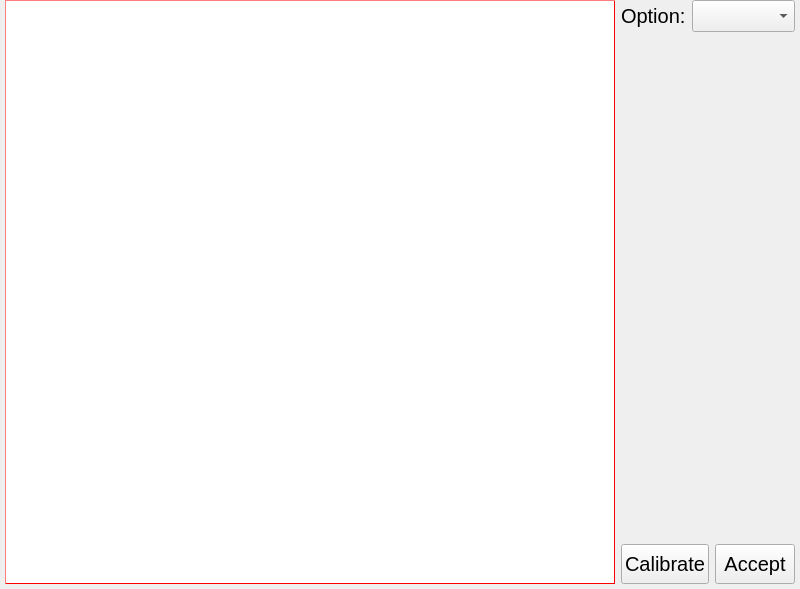
<?xml version="1.0" encoding="UTF-8"?>
<ui version="4.0">
 <class>CalibrationWidget</class>
 <widget class="QWidget" name="CalibrationWidget">
  <property name="geometry">
   <rect>
    <x>0</x>
    <y>0</y>
    <width>800</width>
    <height>589</height>
   </rect>
  </property>
  <property name="sizePolicy">
   <sizepolicy hsizetype="Preferred" vsizetype="Expanding">
    <horstretch>0</horstretch>
    <verstretch>0</verstretch>
   </sizepolicy>
  </property>
  <property name="windowTitle">
   <string>Form</string>
  </property>
  <layout class="QHBoxLayout" name="horizontalLayout_2" stretch="1,0">
   <property name="leftMargin">
    <number>5</number>
   </property>
   <property name="topMargin">
    <number>0</number>
   </property>
   <property name="rightMargin">
    <number>5</number>
   </property>
   <property name="bottomMargin">
    <number>5</number>
   </property>
   <item>
    <widget class="QWidget" name="showWidget" native="true">
     <property name="sizePolicy">
      <sizepolicy hsizetype="Preferred" vsizetype="Preferred">
       <horstretch>0</horstretch>
       <verstretch>0</verstretch>
      </sizepolicy>
     </property>
     <property name="minimumSize">
      <size>
       <width>0</width>
       <height>0</height>
      </size>
     </property>
     <property name="styleSheet">
      <string notr="true">QWidget{
background-color:rgb(255, 255, 255);
color: white;   
border: 1px groove red;
border-style: outset;
}
</string>
     </property>
    </widget>
   </item>
   <item>
    <layout class="QVBoxLayout" name="verticalLayout" stretch="0,1,0">
     <property name="sizeConstraint">
      <enum>QLayout::SetDefaultConstraint</enum>
     </property>
     <item>
      <layout class="QFormLayout" name="formLayout">
       <item row="0" column="0">
        <widget class="QLabel" name="optionLabel">
         <property name="sizePolicy">
          <sizepolicy hsizetype="Preferred" vsizetype="Preferred">
           <horstretch>0</horstretch>
           <verstretch>0</verstretch>
          </sizepolicy>
         </property>
         <property name="minimumSize">
          <size>
           <width>0</width>
           <height>30</height>
          </size>
         </property>
         <property name="font">
          <font>
           <pointsize>15</pointsize>
          </font>
         </property>
         <property name="text">
          <string>Option:</string>
         </property>
        </widget>
       </item>
       <item row="0" column="1">
        <widget class="QComboBox" name="optionComboBox">
         <property name="sizePolicy">
          <sizepolicy hsizetype="Expanding" vsizetype="Preferred">
           <horstretch>0</horstretch>
           <verstretch>0</verstretch>
          </sizepolicy>
         </property>
         <property name="minimumSize">
          <size>
           <width>0</width>
           <height>30</height>
          </size>
         </property>
         <property name="font">
          <font>
           <pointsize>15</pointsize>
          </font>
         </property>
        </widget>
       </item>
      </layout>
     </item>
     <item>
      <widget class="QWidget" name="propertiesWidget" native="true">
       <property name="sizePolicy">
        <sizepolicy hsizetype="Expanding" vsizetype="Preferred">
         <horstretch>0</horstretch>
         <verstretch>0</verstretch>
        </sizepolicy>
       </property>
       <property name="font">
        <font>
         <pointsize>15</pointsize>
        </font>
       </property>
       <property name="styleSheet">
        <string notr="true"/>
       </property>
       <layout class="QVBoxLayout" name="verticalLayout_properties">
        <property name="spacing">
         <number>0</number>
        </property>
        <property name="leftMargin">
         <number>0</number>
        </property>
        <property name="topMargin">
         <number>0</number>
        </property>
        <property name="rightMargin">
         <number>0</number>
        </property>
        <property name="bottomMargin">
         <number>0</number>
        </property>
       </layout>
      </widget>
     </item>
     <item>
      <layout class="QHBoxLayout" name="horizontalLayout">
       <item>
        <widget class="QPushButton" name="calibrateBtn">
         <property name="sizePolicy">
          <sizepolicy hsizetype="Minimum" vsizetype="Preferred">
           <horstretch>0</horstretch>
           <verstretch>0</verstretch>
          </sizepolicy>
         </property>
         <property name="minimumSize">
          <size>
           <width>0</width>
           <height>40</height>
          </size>
         </property>
         <property name="font">
          <font>
           <pointsize>15</pointsize>
          </font>
         </property>
         <property name="text">
          <string>Calibrate</string>
         </property>
        </widget>
       </item>
       <item>
        <widget class="QPushButton" name="acceptBtn">
         <property name="sizePolicy">
          <sizepolicy hsizetype="Minimum" vsizetype="Preferred">
           <horstretch>0</horstretch>
           <verstretch>0</verstretch>
          </sizepolicy>
         </property>
         <property name="minimumSize">
          <size>
           <width>0</width>
           <height>40</height>
          </size>
         </property>
         <property name="font">
          <font>
           <pointsize>15</pointsize>
          </font>
         </property>
         <property name="text">
          <string>Accept</string>
         </property>
        </widget>
       </item>
      </layout>
     </item>
    </layout>
   </item>
  </layout>
 </widget>
 <resources/>
 <connections/>
</ui>
